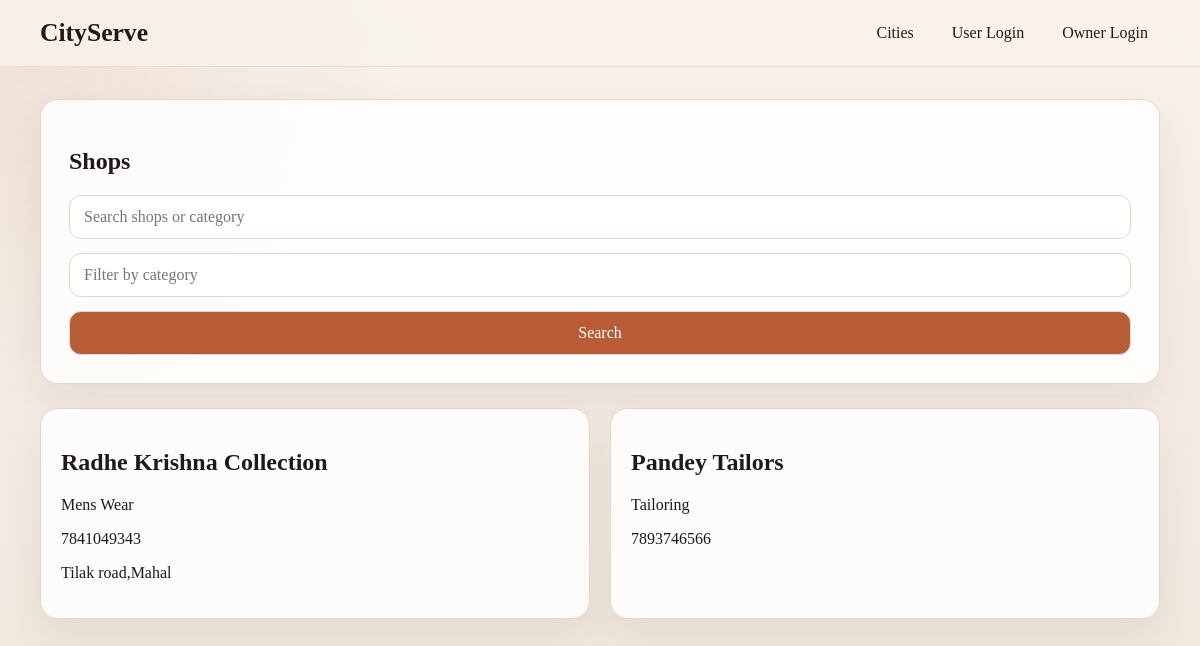
The app's page /shops/1/ with its own data.
### shops/models.py (models this page shows, shortened)
class Shop(models.Model):
    owner = models.ForeignKey(User, on_delete=models.CASCADE)
    city = models.ForeignKey(City, on_delete=models.CASCADE)
    name = models.CharField(max_length=200)
    category = models.CharField(max_length=100)
    contact = models.CharField(max_length=15)
    address = models.TextField(blank=True, null=True)
    open_time = models.TimeField()
    close_time = models.TimeField()

### shops/views.py (the view)
# urls.py: path('shops/<int:city_id>/', shops_by_city, name='shops'),
def shops_by_city(request, city_id):
    query = request.GET.get('q', '').strip()
    category = request.GET.get('category')
    shops = Shop.objects.filter(city_id=city_id)
    if query:
        shops = shops.filter(
            Q(name__icontains=query) | Q(category__icontains=query)
        )
    if category:
        shops = shops.filter(category=category)
    return render(request, 'shops.html', {
        'shops': shops,
        'city_id': city_id
    })

### templates/shops.html (shortened to what this page needs)
{% extends 'base.html' %}
{% block content %}
<section class="hero-card">
    <h1>Shops</h1>
    <form class="search-form" method="get">
        <input type="text" name="q" value="{{ request.GET.q }}" placeholder="Search shops or category">
        <input type="text" name="category" value="{{ request.GET.category }}" placeholder="Filter by category">
        <button type="submit">Search</button>
    </form>
</section>
<section class="grid grid-3">
    {% for shop in shops %}
        <a class="card" href="{% url 'shop_detail' shop.id %}">
            <h2>{{ shop.name }}</h2>
            <p>{{ shop.category }}</p>
            <p>{{ shop.contact }}</p>
            {% if shop.address %}
                <p>{{ shop.address }}</p>
            {% endif %}
        </a>
    {% empty %}
        <div class="card">
            <p>No shops found for this city.</p>
        </div>
    {% endfor %}
</section>
{% endblock %}

### static/css/style.css (style rules this page uses)
:root { --bg: #f4efe8; --surface: #ffffff; --surface-alt: #f7f1ea; --text: #1f1a17; --muted: #6d6258; --border: #e3d7ca; --accent: #b85c38; --accent-dark: #8f4428; --shadow: 0 18px 40px rgba(73, 43, 28, 0.08); --radius: 18px; }
* { box-sizing: border-box; }
body { margin: 0; font-family: Georgia, "Times New Roman", serif; background: radial-gradient(circle at top left, rgba(184, 92, 56, 0.12), transparent 30%), linear-gradient(180deg, #f8f2eb 0%, #f1e8de 100%); color: var(--text); }
a { color: inherit; text-decoration: none; }
.hero-card, .card { background: rgba(255, 255, 255, 0.88); border: 1px solid var(--border); border-radius: var(--radius); box-shadow: var(--shadow); }
.hero-card { padding: 28px; margin-bottom: 24px; }
.card { padding: 20px; }
.grid { display: grid; gap: 20px; }
.grid-3 { grid-template-columns: repeat(auto-fit, minmax(220px, 1fr)); }
.stack-list, .stack-form, .coupon-form, .search-form, .cart-actions { display: flex; flex-direction: column; gap: 14px; }
input, select, button, .button { width: 100%; border-radius: 12px; border: 1px solid var(--border); padding: 12px 14px; font: inherit; }
button, .button { background: var(--accent); color: #fff; text-align: center; cursor: pointer; transition: transform 0.18s ease, background 0.18s ease; }

### records on screen
Shop: name "Radhe Krishna Collection", category "Mens Wear", contact "7841049343", address "Tilak road,Mahal"
Shop: name "Pandey Tailors", category "Tailoring", contact "7893746566"
